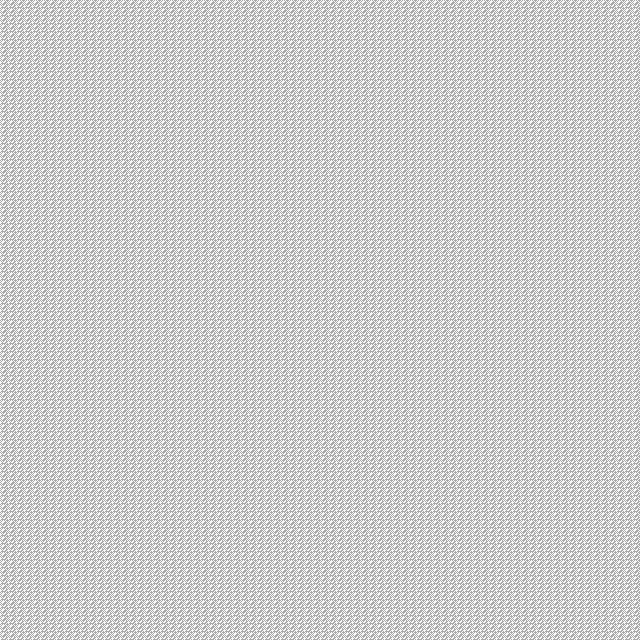

Below is a game level as drawn by its tile map, then a one-line description and the .tmx that defines it (tile-layer data replaced by summaries):
An orthogonal 40x40 tile map with 16x16 px tiles, 1 tile layer (Tile Layer 1).

<map version="1.0" tiledversion="1.1.5" orientation="orthogonal" renderorder="right-down" width="40" height="40" tilewidth="16" tileheight="16" infinite="0" nextobjectid="1">
 <tileset firstgid="1" name="Overworld" tilewidth="16" tileheight="16" tilecount="128" columns="16">
  <image source="../../tilesets/overworld.png" width="256" height="128" />
  <tile id="99">
   <animation>
    <frame tileid="99" duration="100" />
    <frame tileid="101" duration="100" />
    <frame tileid="100" duration="100" />
    <frame tileid="100" duration="100" />
    <frame tileid="100" duration="100" />
    <frame tileid="100" duration="100" />
   </animation>
  </tile>
 </tileset>
 <layer name="Tile Layer 1" width="40" height="40">
  <data>[1600 cells, 1600 non-empty, 1 distinct tile ids]</data>
 </layer>
</map>
